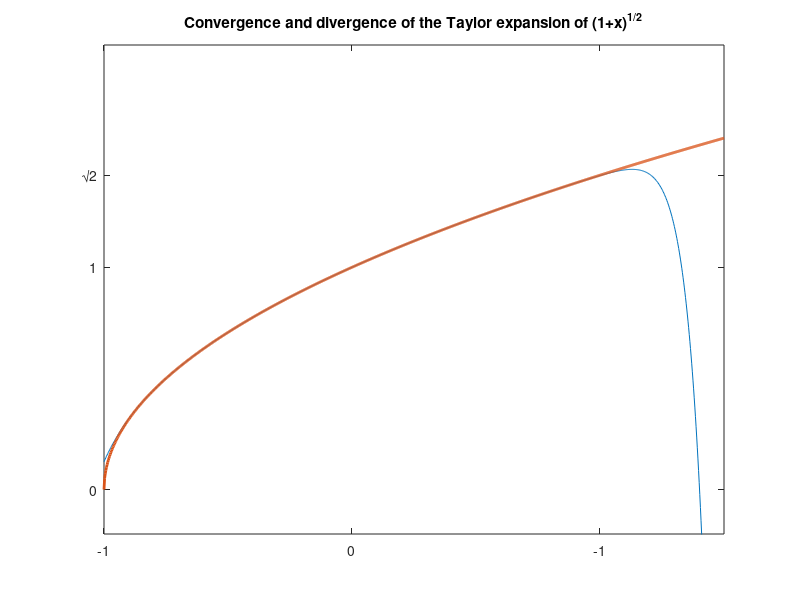

Here is the MATLAB script that generated this plot:
x = linspace(-1,1.5,1000);

% (1+x)^{-1}
y=zeros(1,length(x));
for n=0:20
    y=y+power(-1,n)*power(x,n);
    plot(x,y,x,power(1+x,-1),'LineWidth',2)
    ylim([0 10])
    title('Convergence and divergence of the Taylor expansion of (1+x)^{-1}')
    xticks([-1 0 1])
    xticklabels({'-1','0','-1'})
    yticks([0 1 2 3 4 5 6 7 8 9 10])
    yticklabels({'0','1','2','3','4','5','6','7','8','9','10'})
    drawnow nocallbacks
    pause(1)
end

% (1+x)^{-1/2}
y=zeros(1,length(x));
for n=0:30
    y=y+power(-1,n)*factorial(2*n)*power(x,n)/power(2,2*n)/factorial(n)/factorial(n);
    plot(x,y,x,power(1+x,-1/2),'LineWidth',2)
    ylim([0 5])
    title('Convergence and divergence of the Taylor expansion of (1+x)^{-1/2}')
    xticks([-1 0 1])
    xticklabels({'-1','0','-1'})
    yticks([0 1 2 3 4 5])
    yticklabels({'0','1','2','3','4','5'})
    drawnow nocallbacks
    pause(1)
end

% log(1+x)
y=zeros(1,length(x));
for n=1:20
    y=y+power(-1,n-1)*power(x,n)/n;
    plot(x,y,x,log(1+x),'LineWidth',2)
    ylim([-3 1.5])
    title('Convergence and divergence of the Taylor expansion of log(1+x)')
    xticks([-1 0 1])
    xticklabels({'-1','0','-1'})
    yticks([-3 -2 -1 0 1])
    yticklabels({'-3','-2','-1','0','1'})
    drawnow nocallbacks
    pause(1)
end

% (1+x)^{1/2}
y=ones(1,length(x));
for n=1:20
    y=y+power(-1,n-1)*factorial(2*n-2)*power(x,n)/power(2,2*n-1)/factorial(n-1)/factorial(n);
    plot(x,y,x,power(1+x,1/2),'LineWidth',2)
    ylim([-0.2 2])
    title('Convergence and divergence of the Taylor expansion of (1+x)^{1/2}')
    xticks([-1 0 1])
    xticklabels({'-1','0','-1'})
    yticks([0 1 sqrt(2)])
    yticklabels({'0','1','√2'})
    drawnow nocallbacks
    pause(1)
end
